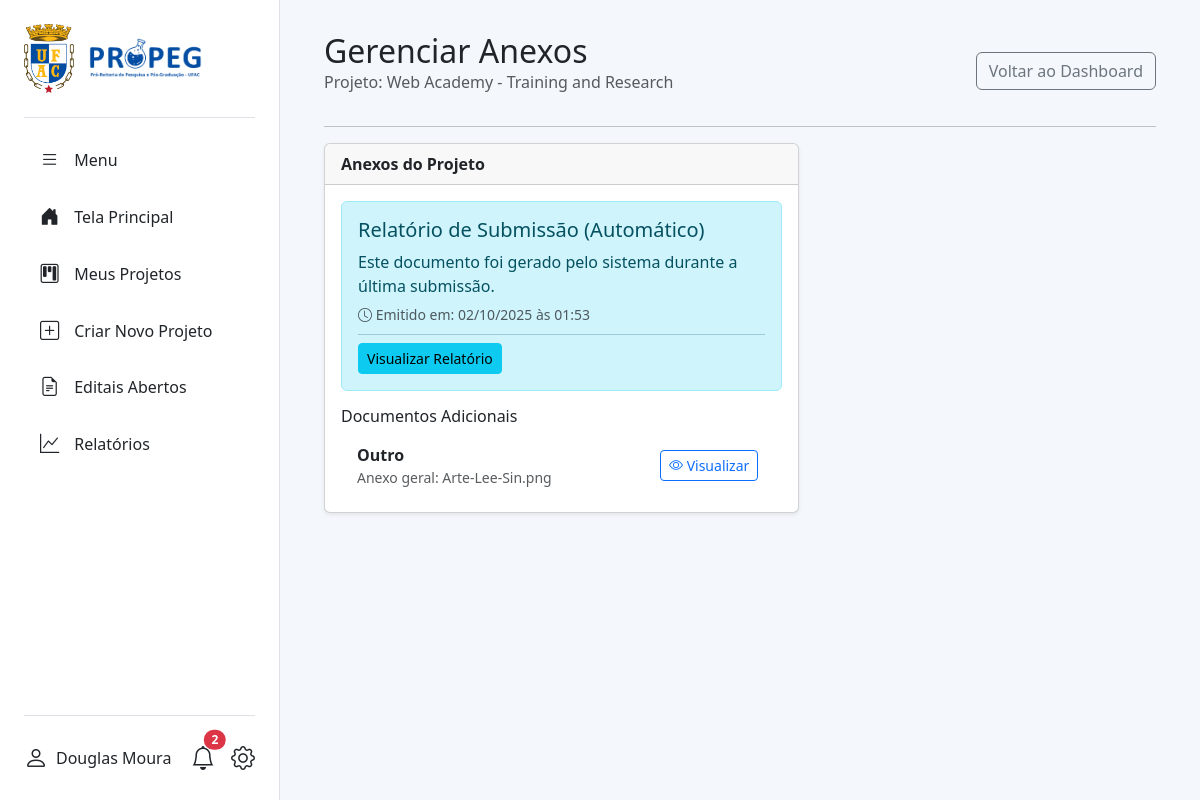
/projetos/projetos/39/anexos/ (signed in), run on an earlier commit of the app's database.
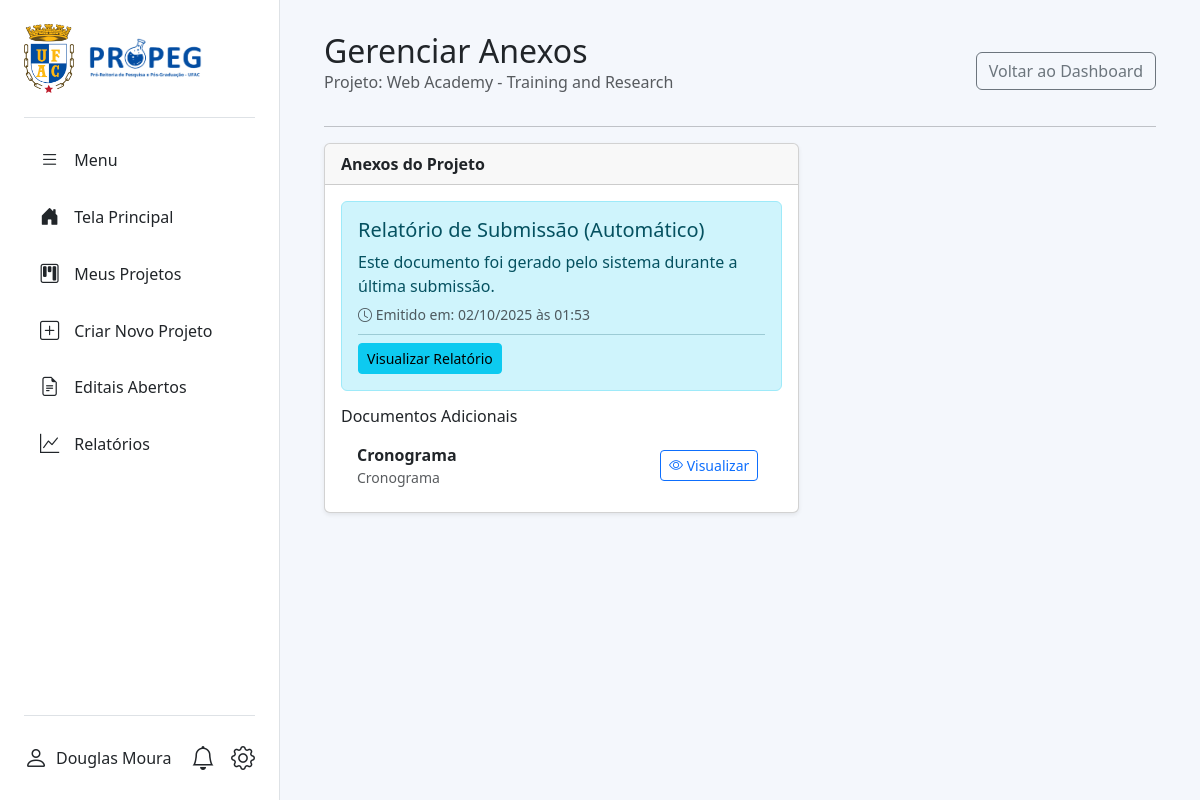
And on a later commit of the database.
### projetos_institucionais/models.py (models this page shows, shortened)
class Anexo(models.Model):
    TIPO_ANEXO_CHOICES = (
        ('comite_etica', 'Aprovação do Comitê de Ética'),
        ('cronograma', 'Cronograma'),
        ('imagens', 'Figuras, Imagens, etc.'),
        ('projeto_completo', 'Projeto Completo'),
        ('comprovante_aprovacao', 'Comprovante de Aprovação (Gestor)'),
        ('ata_conselho', 'Ata de Aprovação do Conselho'),
        ('relatorio_submissao', 'Relatório de Submissão (Automático)'),
        ('outro', 'Outro'),
    )
    projeto = models.ForeignKey(
        Projeto,
        on_delete=models.CASCADE,
        related_name='anexos'
    )
    tipo_anexo = models.CharField(
        max_length=50,
        choices=TIPO_ANEXO_CHOICES,
        verbose_name="Tipo de Anexo"
    )
    arquivo = models.FileField(
        upload_to='anexos/%Y/%m/',
        storage=_raw_storage(),
        max_length=500,
        verbose_name="Arquivo"
    )
    descricao = models.CharField(max_length=255, blank=True, null=True, verbose_name="Descrição")
    data_upload = models.DateTimeField(auto_now_add=True)
    class Meta:
        verbose_name = "Anexo"
        verbose_name_plural = "Anexos"

### projetos_institucionais/views.py (the view)
# urls.py: path('projetos/<int:pk>/anexos/', views.projeto_anexos, name='projeto_anexos'),
@login_required
def projeto_anexos(request, pk):
    projeto = get_object_or_404(Projeto, pk=pk)
    relatorio_submissao = projeto.anexos.filter(tipo_anexo='relatorio_submissao').order_by('-data_upload').first()
    comprovante_aprovacao = projeto.anexos.filter(tipo_anexo='comprovante_aprovacao').first()
    anexos_gerenciaveis = projeto.anexos.exclude(tipo_anexo__in=['relatorio_submissao', 'comprovante_aprovacao'])
    if request.method == 'POST':
        if request.user != projeto.coordenador:
            return HttpResponseForbidden("Você não tem permissão para realizar esta ação.")
        form = AnexoForm(request.POST, request.FILES)
        if form.is_valid():
            anexo = form.save(commit=False)
            anexo.projeto = projeto
            anexo.save()
            messages.success(request, 'Anexo adicionado com sucesso!')
            return redirect('projeto_anexos', pk=projeto.pk)
        else:
            messages.error(request, 'Houve um erro ao adicionar o anexo.')
    else:
        form = AnexoForm()
    contexto = {
        'projeto': projeto,
        'relatorio_submissao': relatorio_submissao,
        'comprovante_aprovacao': comprovante_aprovacao,
        'anexos': anexos_gerenciaveis,
        'form': form,
    }
    return render(request, 'projetos_institucionais/projeto_anexos.html', contexto)

### projetos_institucionais/context_processors.py (called while the page is built)
def unread_notifications_context(request):
    if request.user.is_authenticated:
        unread_count = Notificacao.objects.filter(destinatario=request.user, lida=False).count()
        return {'unread_notifications_count': unread_count}
    return {}

### templates/projetos_institucionais/projeto_anexos.html (shortened to what this page needs)
{% extends "base2.html" %}
{% load crispy_forms_tags %}
{% block content %}
<div class="container-fluid">
    <div class="d-flex justify-content-between align-items-center mb-3">
        <div>
            <h2 class="mb-0">Gerenciar Anexos</h2>
            <p class="text-muted">Projeto: {{ projeto.titulo }}</p>
        </div>
        <a href="{% url 'projeto_dashboard' %}" class="btn btn-outline-secondary">Voltar ao Dashboard</a>
    </div>
    <hr>
    <div class="row g-4">
        <div class="col-lg-7">
            <div class="card shadow-sm">
                <div class="card-header"><strong>Anexos do Projeto</strong></div>
                <div class="card-body">
                    {% if relatorio_submissao %}
                    <div class="alert alert-info">
                        <h5 class="alert-heading">Relatório de Submissão (Automático)</h5>
                        <p class="mb-1">Este documento foi gerado pelo sistema durante a última submissão.</p>
                        <small class="text-muted"><i class="bi bi-clock"></i> Emitido em: {{ relatorio_submissao.data_upload|date:"d/m/Y" }} às {{ relatorio_submissao.data_upload|time:"H:i" }}</small>
                        <hr class="my-2">
                        <a href="{{ relatorio_submissao.arquivo.url }}" target="_blank" class="btn btn-sm btn-info">Visualizar Relatório</a>
                    </div>
                    {% endif %}
                    <h6>Documentos Adicionais</h6>
                    <ul class="list-group list-group-flush">
                        {% for anexo in anexos %}
                            <li class="list-group-item d-flex justify-content-between align-items-center">
                                <div>
                                    <strong>{{ anexo.get_tipo_anexo_display }}</strong>
                                    <small class="d-block text-muted">{{ anexo.descricao|default:"Sem descrição." }}</small>
                                </div>
                                <div class="d-flex align-items-center">
                                    <a href="{{ anexo.arquivo.url }}" target="_blank" class="btn btn-outline-primary btn-sm me-2">
                                        <i class="bi bi-eye"></i> Visualizar
                                    </a>
                                </div>
                            </li>
                        {% empty %}
                            <li class="list-group-item text-muted">Nenhum anexo adicional foi enviado.</li>
                        {% endfor %}
                    </ul>
                </div>
            </div>
        </div>
    </div>
</div>
{% endblock %}

### templates/base2.html (shortened to what the changed rows need)
{% load static %}
<!DOCTYPE html>
<html lang="pt-BR">
<head>
    <link href="https://cdn.jsdelivr.net/npm/bootstrap@5.3.3/dist/css/bootstrap.min.css" rel="stylesheet">
    <link href="https://cdn.jsdelivr.net/npm/bootstrap-icons@1.11.3/font/bootstrap-icons.css" rel="stylesheet">
    <link href="https://cdnjs.cloudflare.com/ajax/libs/font-awesome/6.5.2/css/all.min.css" rel="stylesheet">
    <link href="{% static 'css/style.css' %}" rel="stylesheet">
</head>
<body>
    <div class="d-flex">
        <div id="sidebar" class="d-flex flex-column">
            <div class="sidebar-footer mt-auto">
                <div class="d-flex align-items-center">
                    <a href="{% url 'lista_notificacoes' %}" class="text-dark position-relative me-3">
                        <i class="bi bi-bell fs-4"></i>
                        {% if unread_notifications_count > 0 %}
                        <span class="position-absolute top-0 start-100 translate-middle badge rounded-pill bg-danger">
                            {{ unread_notifications_count }}
                        </span>
                        {% endif %}
                    </a>
                </div>
            </div>
        </div>
        <main id="main-content">
            {% block content %}
            {% endblock %}
        </main>
    </div>
</body>
</html>

What changed in the data, as far as the page shows it:
removed Anexo: tipo_anexo "Outro", descricao "Anexo geral: Arte-Lee-Sin.png"
added Anexo: tipo_anexo "Cronograma", descricao "Cronograma"
Also different on the page:
{{ unread_notifications_count }}: "2" → (not shown)
